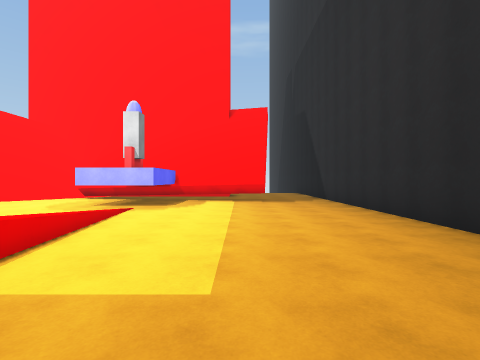
view 1 (above)

19 first-person views from a walk through a scene from a Unity 3-D project. The camera is 1.5 m above the floor, looks level and sees 85° across. The floor is counted in squares, 2 m on a side. Each view is taken from the middle of a square. On the plan, view 1 faces up. The plan holds only what a view shows up to about 9 squares ahead; the rest is blank. The place goes on beyond the plan.

view 2
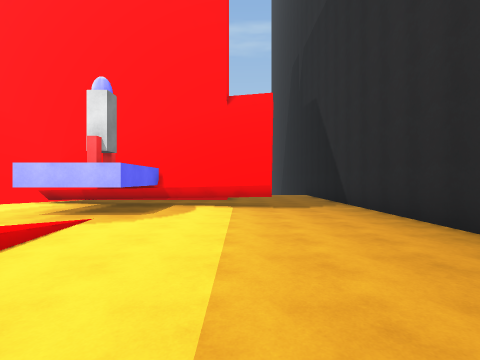

view 3
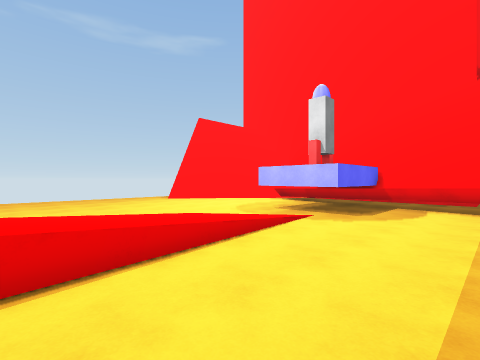

view 4
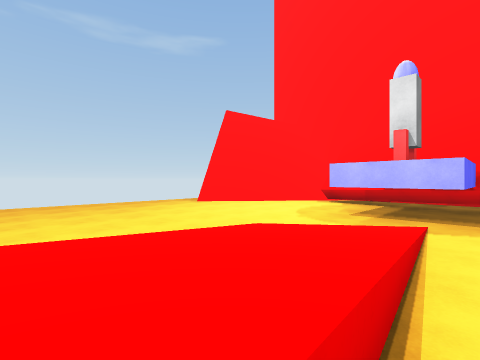

view 5
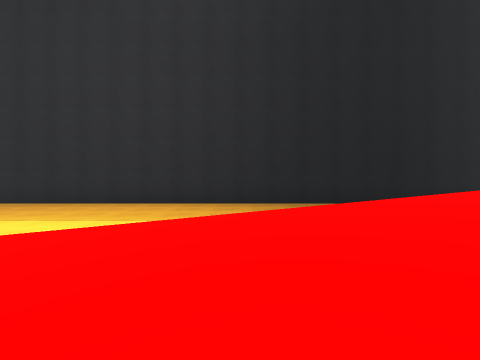

view 6
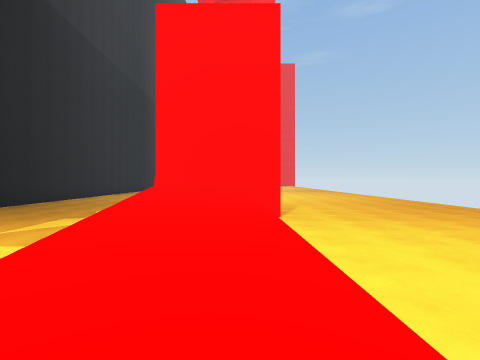

view 7
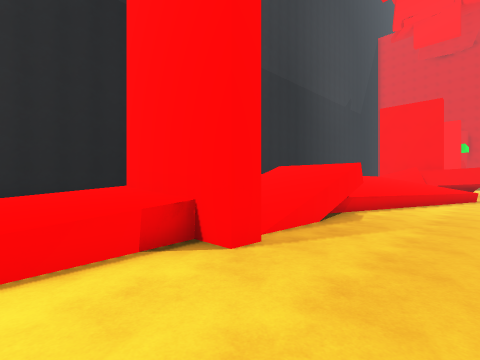

view 8
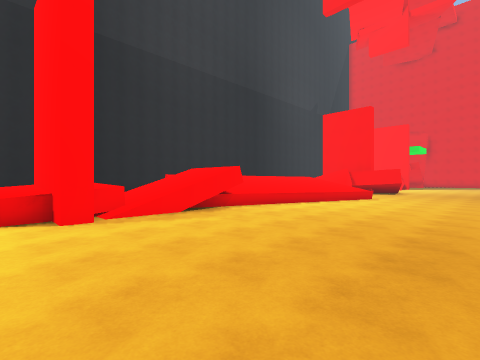

view 9
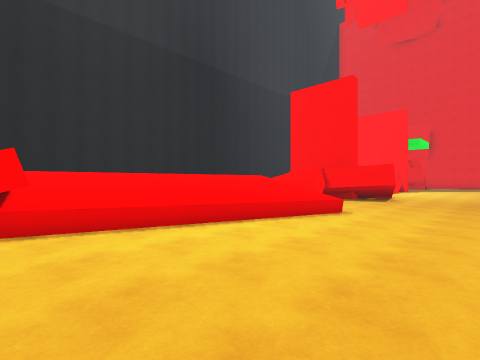

view 10
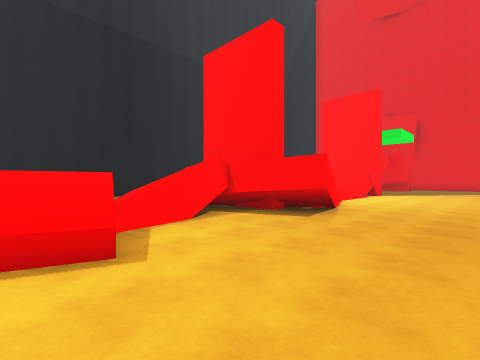

view 11
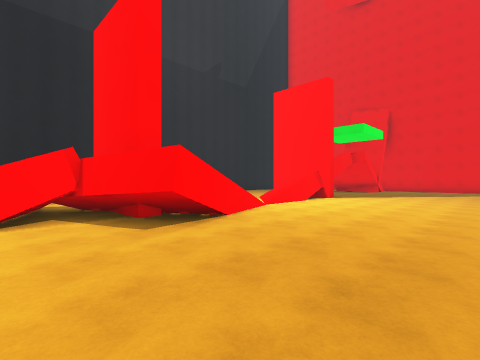

view 12
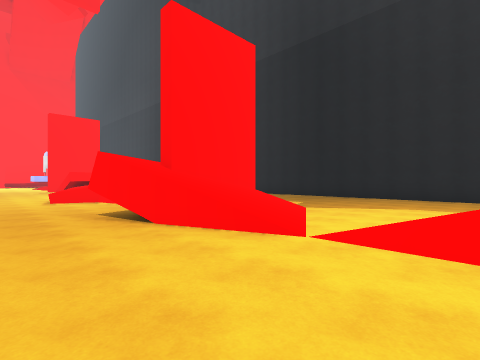

view 13
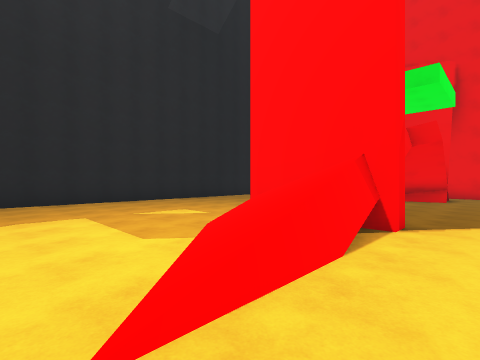

view 14
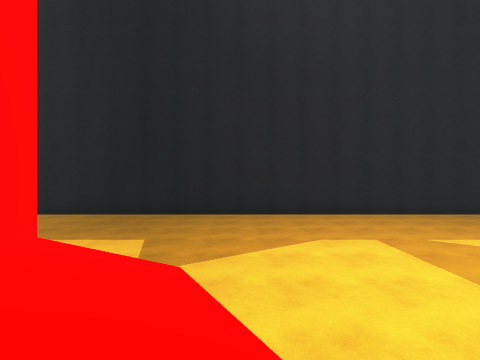

view 15
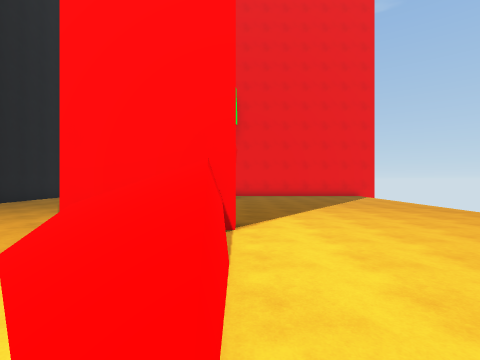

view 16
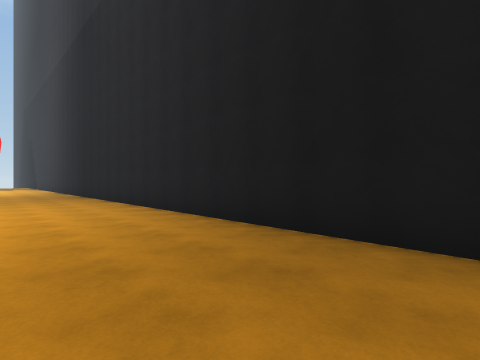

view 17
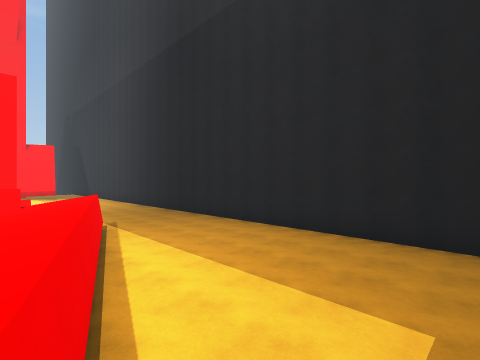

view 18
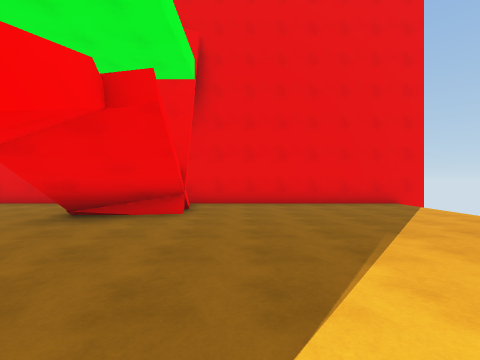

view 19
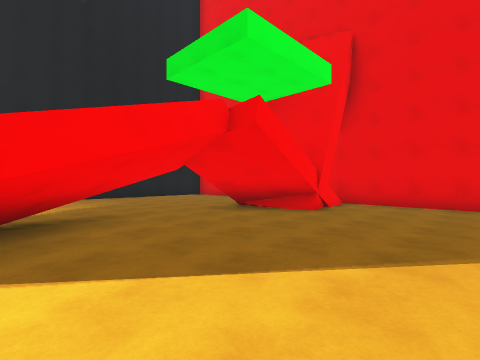

### Floor plan
Key: @ floor where view 1 was taken; # wall or solid block; . main floor; : floor 1 m higher than the main floor; + floor 1.5 m higher than the main floor; / step, stairs or slope; = window, fence, low wall or low ledge; ^ raised ledge; T thing the floor can be seen under or through.
Columns run from 11 left of view 1 to 4 right of it. Each row starts with its distance up from view 1.
 11    ### ........#
 10    #..TTT###...#
  9     ... T......#
  8    ....T#......#
  7  ..............#
  6  ......./......#
  5  ......//......#
  4  .....///......#
  3  ......//......#
  2  ......///.....#
  1    ....//=.....#
  0  ......::=.@...#
 -1  ......###.....#
 -2  ......^^^ ....#
 -3  ......==. ....#
 -4  ......++. ....#
 -5  ......# ^#....#
 -6  ......^^^#....#
 -7  .....^^^^.....#
 -8  .....^^^^.....#
 -9  .....^^^^.....#
-10   ...^^^^......#
-11   ...^^^^......#
-12   ....=/^/.....#
-13  ...../////....#
-14  ......// /....#
-15  ....#####.....#
-16  ....#///=.....#
-17  ..../////.....#
-18  .....///......#
-19  ...../........#
-20  .....=/.......#
-21  .....///......#
-22  .....///......#
-23   ..../=/......#
-24  ......##^.....#
-25  ......###.....#
-26  .......##.... #
-27  ........ ....
-28  .............
-29  ......##...
-30  ......##...
-31  ......#  ...
-32 #....../   ..
-33 ########   ###

Positions as (right, up) in squares from view 1, and headings:
1: (0, 0), facing up
2: (0, 2), facing up
3: (0, 2), facing up-left
4: (-2, 2), facing up-left
5: (-5, 2), facing right
6: (-4, 5), facing down
7: (-7, 1), facing down-right
8: (-10, 0), facing down-right
9: (-9, -5), facing down-right
10: (-9, -10), facing down-right
11: (-10, -13), facing down-right
12: (-8, -21), facing up-right
13: (-6, -19), facing down-right
14: (-5, -18), facing right
15: (-5, -19), facing down
16: (0, -16), facing up-right
17: (-3, -13), facing up-right
18: (-6, -24), facing down
19: (-8, -24), facing down-right
